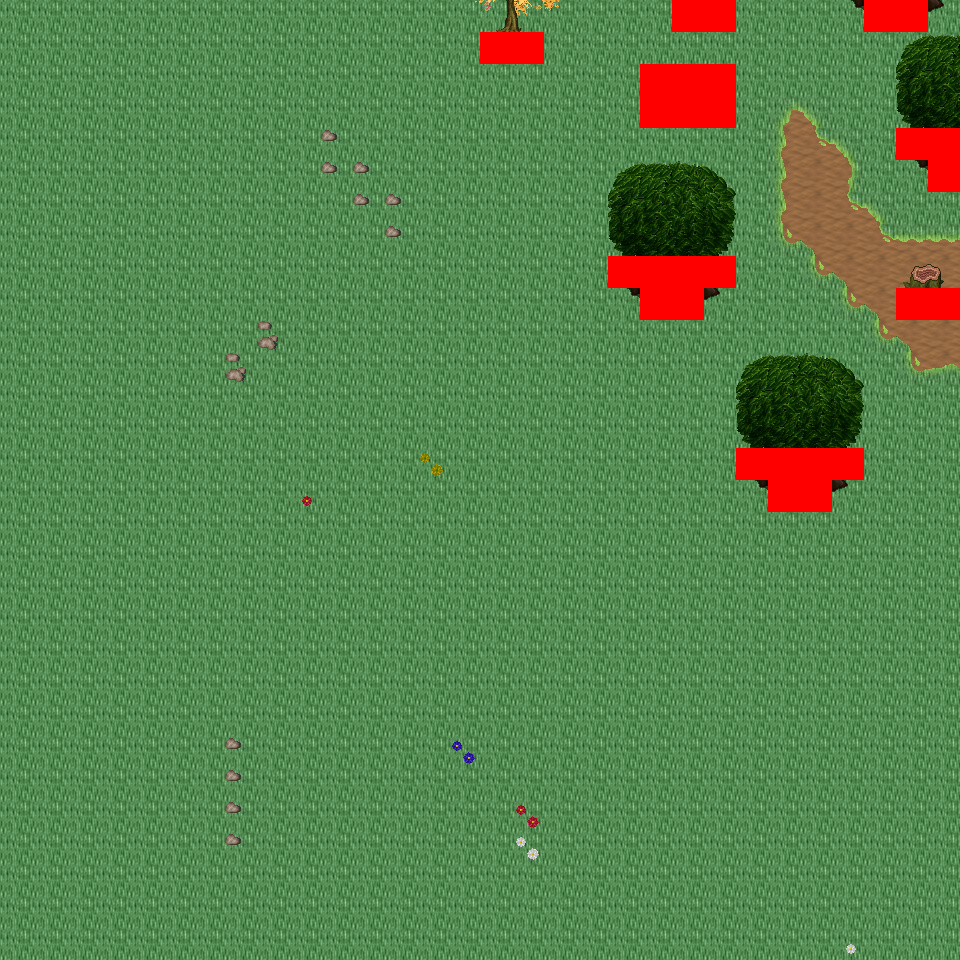

This is a level from a 2D game, rendered from its Tiled map with the project's own tilesets. A one-line summary and the map file follow, with tile-layer data summarised:
An orthogonal 30x30 tile map with 32x32 px tiles, 6 tile layers (Ground, Object, Object2, Above, ...), 20 tilesets and 7 objects (7x mapExit).

<map version="1.0" orientation="orthogonal" renderorder="right-down" width="30" height="30" tilewidth="32" tileheight="32" nextobjectid="8">
  <tileset firstgid="1" name="tileset_logic_collision" tilewidth="32" tileheight="32" tilecount="1" columns="1">
    <image source="../drawable/tileset_logic_collision.png" width="32" height="32" />
  </tileset>
  <tileset firstgid="2" name="tileset_ground_ground" tilewidth="32" tileheight="32" tilecount="33" columns="3">
    <image source="../drawable/tileset_ground_ground.png" width="96" height="352" />
  </tileset>
  <tileset firstgid="35" name="tileset_ground_rock_pebbles" tilewidth="32" tileheight="32" tilecount="3" columns="1">
    <image source="../drawable/tileset_ground_rock_pebbles.png" width="32" height="96" />
  </tileset>
  <tileset firstgid="38" name="tileset_ground_grass_corners" tilewidth="32" tileheight="32" tilecount="24" columns="6">
    <image source="../drawable/tileset_ground_grass_corners.png" width="192" height="128" />
  </tileset>
  <tileset firstgid="62" name="tileset_ground_grass_edges" tilewidth="32" tileheight="32" tilecount="36" columns="12">
    <image source="../drawable/tileset_ground_grass_edges.png" width="384" height="96" />
  </tileset>
  <tileset firstgid="98" name="tileset_ground_grass_2" tilewidth="32" tileheight="32" tilecount="21" columns="3">
    <image source="../drawable/tileset_ground_grass_2.png" width="96" height="224" />
  </tileset>
  <tileset firstgid="119" name="tileset_plant_leaves" tilewidth="32" tileheight="32" tilecount="8" columns="4">
    <image source="../drawable/tileset_plant_leaves.png" width="128" height="64" />
  </tileset>
  <tileset firstgid="127" name="tileset_plant_tree_tree_darkgreen" tilewidth="32" tileheight="32" tilecount="88" columns="8">
    <image source="../drawable/tileset_plant_tree_tree_darkgreen.png" width="256" height="352" />
  </tileset>
  <tileset firstgid="215" name="tileset_plant_tree_fall_trees" tilewidth="32" tileheight="32" tilecount="40" columns="8">
    <image source="../drawable/tileset_plant_tree_fall_trees.png" width="256" height="160" />
  </tileset>
  <tileset firstgid="255" name="tileset_plant_tree_pine_tree" tilewidth="32" tileheight="32" tilecount="20" columns="4">
    <image source="../drawable/tileset_plant_tree_pine_tree.png" width="128" height="160" />
  </tileset>
  <tileset firstgid="275" name="tileset_plant_stump_hollow_logs" tilewidth="32" tileheight="32" tilecount="6" columns="3">
    <image source="../drawable/tileset_plant_stump_hollow_logs.png" width="96" height="64" />
  </tileset>
  <tileset firstgid="281" name="tileset_plant_stump_small_stump" tilewidth="32" tileheight="32" tilecount="4" columns="2">
    <image source="../drawable/tileset_plant_stump_small_stump.png" width="64" height="64" />
  </tileset>
  <tileset firstgid="285" name="tileset_plant_stump_stump_purple" tilewidth="32" tileheight="32" tilecount="4" columns="2">
    <image source="../drawable/tileset_plant_stump_stump_purple.png" width="64" height="64" />
  </tileset>
  <tileset firstgid="289" name="tileset_plant_flower_daisy_blue" tilewidth="32" tileheight="32" tilecount="8" columns="2">
    <image source="../drawable/tileset_plant_flower_daisy_blue.png" width="64" height="128" />
  </tileset>
  <tileset firstgid="297" name="tileset_plant_flower_daisy_red" tilewidth="32" tileheight="32" tilecount="8" columns="2">
    <image source="../drawable/tileset_plant_flower_daisy_red.png" width="64" height="128" />
  </tileset>
  <tileset firstgid="305" name="tileset_plant_flower_daisy_white" tilewidth="32" tileheight="32" tilecount="8" columns="2">
    <image source="../drawable/tileset_plant_flower_daisy_white.png" width="64" height="128" />
  </tileset>
  <tileset firstgid="313" name="tileset_plant_flower_daisy_yellow" tilewidth="32" tileheight="32" tilecount="8" columns="2">
    <image source="../drawable/tileset_plant_flower_daisy_yellow.png" width="64" height="128" />
  </tileset>
  <tileset firstgid="321" name="tileset_logic_creature_animal" tilewidth="32" tileheight="32" tilecount="32" columns="8">
    <image source="../drawable/tileset_logic_creature_animal.png" width="256" height="128" />
  </tileset>
  <tileset firstgid="353" name="tileset_logic_creature_reptile" tilewidth="32" tileheight="32" tilecount="7" columns="7">
    <image source="../drawable/tileset_logic_creature_reptile.png" width="224" height="32" />
  </tileset>
  <tileset firstgid="360" name="tileset_logic_creature_fowl" tilewidth="32" tileheight="32" tilecount="6" columns="6">
    <image source="../drawable/tileset_logic_creature_fowl.png" width="192" height="32" />
  </tileset>
  <layer name="Ground" width="30" height="30">
    <data>[900 cells, 900 non-empty, 2 distinct tile ids]</data>
  </layer>
  <layer name="Object" width="30" height="30">
    <data>[900 cells, 77 non-empty, 35 distinct tile ids]</data>
  </layer>
  <layer name="Object2" width="30" height="30">
    <data>[900 cells, 6 non-empty, 4 distinct tile ids]</data>
  </layer>
  <layer name="Above" width="30" height="30">
    <data>[900 cells, 36 non-empty, 18 distinct tile ids]</data>
  </layer>
  <layer name="Above2" width="30" height="30">
    <data>[900 cells, 0 non-empty, 0 distinct tile ids]</data>
  </layer>
  <layer name="Walkable" width="30" height="30">
    <data>[900 cells, 29 non-empty, 1 distinct tile ids]</data>
  </layer>
  <objectgroup name="MapEvents">
    <object id="1" name="north" type="mapExit" x="0" y="0" width="672" height="32">
      <properties>
        <property name="map" value="level_0_x34_y27" />
        <property name="x" value="0" />
        <property name="y" value="28" />
      </properties>
    </object>
    <object id="2" name="north2" type="mapExit" x="736" y="0" width="128" height="32">
      <properties>
        <property name="map" value="level_0_x34_y27" />
        <property name="x" value="23" />
        <property name="y" value="28" />
      </properties>
    </object>
    <object id="3" name="north3" type="mapExit" x="928" y="0" width="32" height="32">
      <properties>
        <property name="map" value="level_0_x34_y27" />
        <property name="x" value="29" />
        <property name="y" value="28" />
      </properties>
    </object>
    <object id="4" name="south" type="mapExit" x="0" y="928" width="960" height="32">
      <properties>
        <property name="map" value="level_0_x34_y29" />
        <property name="x" value="0" />
        <property name="y" value="1" />
      </properties>
    </object>
    <object id="5" name="east" type="mapExit" x="928" y="0" width="32" height="128">
      <properties>
        <property name="map" value="level_0_x35_y28" />
        <property name="x" value="1" />
        <property name="y" value="0" />
      </properties>
    </object>
    <object id="6" name="east2" type="mapExit" x="928" y="192" width="32" height="96">
      <properties>
        <property name="map" value="level_0_x35_y28" />
        <property name="x" value="1" />
        <property name="y" value="6" />
      </properties>
    </object>
    <object id="7" name="east3" type="mapExit" x="928" y="320" width="32" height="640">
      <properties>
        <property name="map" value="level_0_x35_y28" />
        <property name="x" value="1" />
        <property name="y" value="10" />
      </properties>
    </object>
  </objectgroup>
</map>
